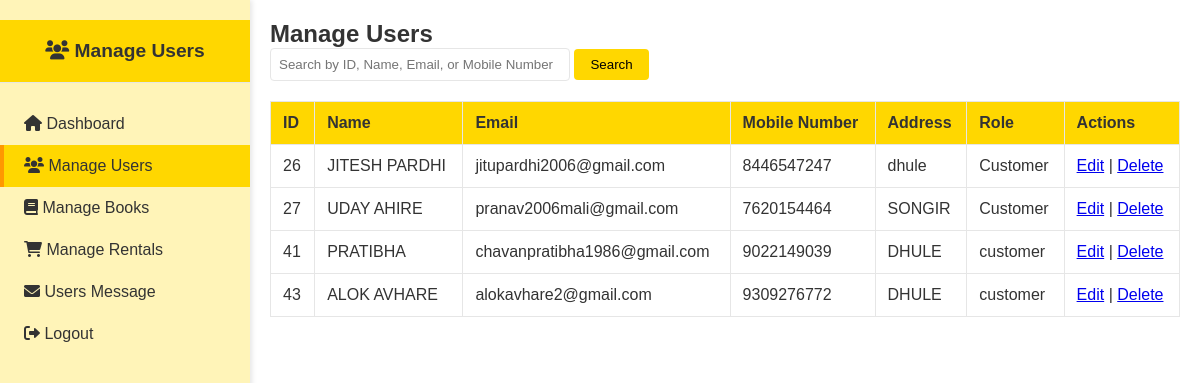
Screenshot of /manage_user.php with the database file from the repository.
### tables this page shows
CREATE TABLE `users` (
  `id` int(11) NOT NULL,
  `username` varchar(100) NOT NULL,
  `name` varchar(50) DEFAULT NULL,
  `last_name` varchar(50) DEFAULT NULL,
  `email` varchar(100) NOT NULL,
  `mobile_number` varchar(15) DEFAULT NULL,
  `address` text DEFAULT NULL,
  `password` varchar(255) NOT NULL,
  `created_at` timestamp NOT NULL DEFAULT current_timestamp(),
  `profile_photo` varchar(255) DEFAULT 'default-profile.png',
  `role` varchar(50) DEFAULT NULL,
  `library_type` varchar(255) DEFAULT NULL,
  `opening_time` time DEFAULT NULL,
  `closing_time` time DEFAULT NULL,
  `library_address` text DEFAULT NULL,
  `verification_token` varchar(64) DEFAULT NULL,
  `verified` tinyint(1) DEFAULT 0
);

### manage_user.php (the view, shortened to what this page needs)
<?php
include 'C:/xampp/htdocs/book/database_connection.php';
?>
<!DOCTYPE html>
<html lang="en">
<head>
    <link href="https://cdnjs.cloudflare.com/ajax/libs/font-awesome/6.0.0-beta3/css/all.min.css" rel="stylesheet">
</head>
<body>
    <div class="sidebar">
        <div class="sidebar-title">
            <i class="fas fa-users"></i> Manage Users
        </div>
        <ul class="nav-menu">
            <li><a href="admin_dashboard.php"><i class="fas fa-home"></i> Dashboard</a></li>
            <li><a href="manage_user.php" class="active"><i class="fas fa-users"></i> Manage Users</a></li>
            <li><a href="manage_books.php"><i class="fas fa-book"></i> Manage Books</a></li>
            <li><a href="manage_rentals.php"><i class="fas fa-shopping-cart"></i> Manage Rentals</a></li>
            <li><a href="manage_User_respond.php"><i class="fas fa-envelope"></i> Users Message</a></li>
            <li><a href="logout.php"><i class="fas fa-sign-out-alt"></i> Logout</a></li>
        </ul>
    </div>
    <div class="main-content">
        <h2>Manage Users</h2>
        <form method="GET" class="search-bar">
            <input type="text" name="search" placeholder="Search by ID, Name, Email, or Mobile Number" class="search-input">
            <button type="submit" class="search-button">Search</button>
        </form>
        <?php
        $searchQuery = "";
        $result = $conn->query("SELECT id, name, last_name, email, mobile_number, address, profile_photo, role FROM users $searchQuery");
        if ($result->num_rows > 0) {
            echo "<table>
                    <tr>
                        <th>ID</th>
                        <th>Name</th>
                        <th>Email</th>
                        <th>Mobile Number</th>
                        <th>Address</th>
                        <th>Role</th>
                        <th>Actions</th>
                    </tr>";
            while ($row = $result->fetch_assoc()) {
                echo "<tr>
                        <td>{$row['id']}</td>
                        <td>{$row['name']} {$row['last_name']}</td>
                        <td>{$row['email']}</td>
                        <td>{$row['mobile_number']}</td>
                        <td>{$row['address']}</td>
                                              <td>{$row['role']}</td>
                        <td>
                            <a href='edit_user.php?id={$row['id']}'>Edit</a> |
                            <a href='delete_user.php?id={$row['id']}'>Delete</a>
                        </td>
                      </tr>";
            }
            echo "</table>";
        } else {
            echo "<p>No users found.</p>";
        }
        ?>
    </div>
</body>
</html>

### manage_user.php (style rules this page uses)
:root { --primary-yellow: #FFFACD; --secondary-yellow: #FFF8DC; --highlight-yellow: #FFD700; --sidebar-yellow: #FFF4B8; --white: #FFFFFF; --dark-text: #333333; --border-color: #E6E6E6; --sidebar-width: 250px; }
* { margin: 0; padding: 0; box-sizing: border-box; }
body { font-family: 'Arial', sans-serif; background-color: var(--white); color: var(--dark-text); display: flex; }
.sidebar { width: var(--sidebar-width); background-color: var(--sidebar-yellow); height: 100vh; position: fixed; top: 0; left: 0; box-shadow: 2px 0 5px rgba(0,0,0,0.1); padding-top: 20px; }
.sidebar-title { text-align: center; padding: 20px; background-color: var(--highlight-yellow); font-size: 1.2rem; font-weight: bold; border-bottom: 1px solid var(--border-color); }
.nav-menu { list-style: none; padding: 0; margin-top: 20px; }
.nav-menu li a { display: block; padding: 12px 20px; color: var(--dark-text); text-decoration: none; border-left: 4px solid transparent; }
.nav-menu li a:hover, .nav-menu li a.active { background-color: var(--highlight-yellow); border-left: 4px solid #FF9800; }
.main-content { flex-grow: 1; padding: 20px; margin-left: var(--sidebar-width); }
table { width: 100%; border-collapse: collapse; margin-top: 20px; }
th, td { padding: 12px; border: 1px solid var(--border-color); text-align: left; }
th { background-color: var(--highlight-yellow); color: var(--dark-text); }
.search-bar { margin-bottom: 20px; }
.search-input { padding: 8px; width: 300px; border: 1px solid var(--border-color); border-radius: 4px; }
.search-button { padding: 8px 16px; background-color: var(--highlight-yellow); border: none; border-radius: 4px; cursor: pointer; }

### rows the page displays
users: id "26", name "JITESH", last_name "PARDHI", email "jitupardhi2006@gmail.com", mobile_number "8446547247", address "dhule", role "Customer"
users: id "27", name "UDAY", last_name "AHIRE", email "pranav2006mali@gmail.com", mobile_number "7620154464", address "SONGIR", role "Customer"
users: id "41", name "PRATIBHA", email "chavanpratibha1986@gmail.com", mobile_number "9022149039", address "DHULE", role "customer"
users: id "43", name "ALOK", last_name "AVHARE", email "alokavhare2@gmail.com", mobile_number "9309276772", address "DHULE", role "customer"
